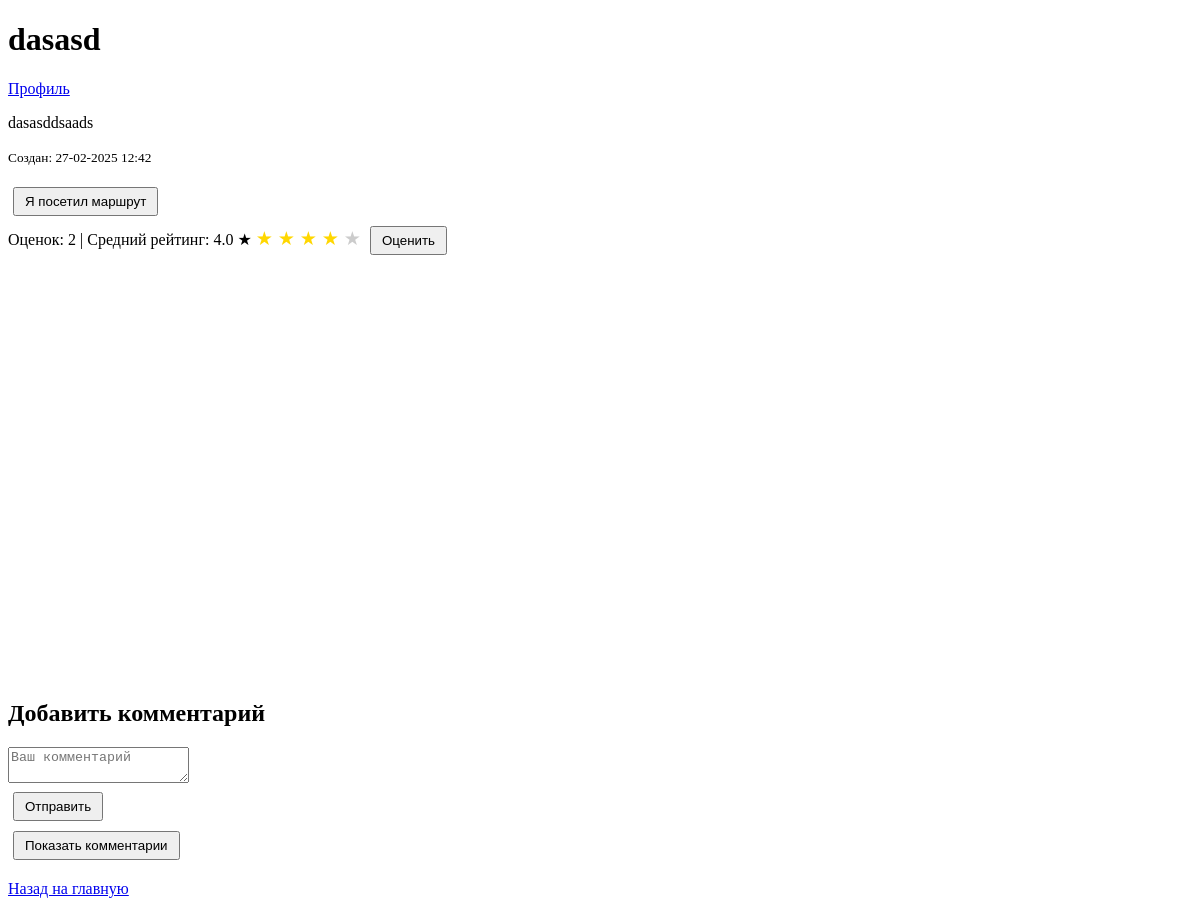
The app's page /route/1 (signed in), older data.
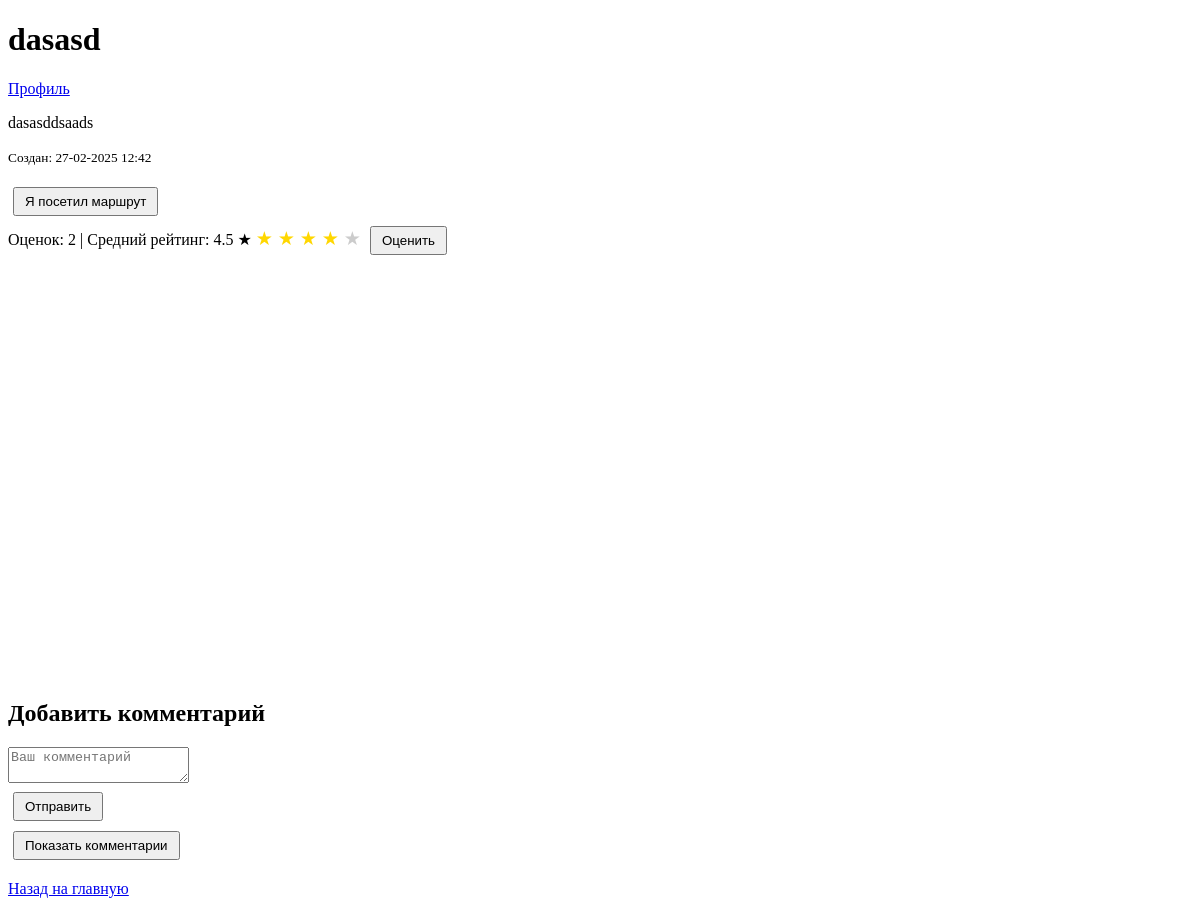
The same page, newer data.
### app.py (models this page shows)
class Rating(db.Model):
    id = db.Column(db.Integer, primary_key=True)
    user_id = db.Column(db.Integer, db.ForeignKey('user.id'))
    route_id = db.Column(db.Integer, db.ForeignKey('route.id'))
    rating = db.Column(db.Integer)

### app.py (the view)
@app.route('/route/<int:route_id>')
def view_route(route_id):
    route = Route.query.get_or_404(route_id)
    user_rating = None
    if current_user.is_authenticated:
        rating_obj = Rating.query.filter_by(user_id=current_user.id, route_id=route.id).first()
        user_rating = rating_obj.rating if rating_obj else None
    return render_template('route_detail.html', route=route, user_rating=user_rating)

### app.py (called while the page is built)
@login_manager.user_loader
def load_user(user_id):
    return User.query.get(int(user_id))

    @property
    def ratings_count(self):
        print(self.ratings)
        return self.ratings.count()

    @property
    def average_rating(self):
        ratings_list = self.ratings.all()
        if ratings_list:
            return round(sum(r.rating for r in ratings_list) / len(ratings_list), 1)
        return 0

### templates/route_detail.html (shortened to what this page needs)
<!DOCTYPE html>
<html lang="ru">
<head>
  <link rel="stylesheet" href="{{ url_for('static', filename='css/styles.css') }}">
</head>
<body>
  <header>
    <h1>{{ route.title }}</h1>
    {% if current_user.is_authenticated %}
      <a href="{{ url_for('user_profile', user_id=current_user.id) }}">Профиль</a>
    {% else %}
      <a href="{{ url_for('login') }}">Войти</a>
    {% endif %}
  </header>
  <section>
    <p>{{ route.description }}</p>
    <p><small>Создан: {{ route.created_at.strftime("%d-%m-%Y %H:%M") }}</small></p>
    {% if current_user.is_authenticated %}
      <form action="{{ url_for('mark_visit', route_id=route.id) }}" method="POST" id="visit-form">
        <button type="submit" class="btn">Я посетил маршрут</button>
      </form>
    {% endif %}
    <div>
      <span>Оценок: {{ route.ratings_count }}</span> |
      <span>Средний рейтинг: {{ route.average_rating }} ★</span>
      {% if current_user.is_authenticated %}
      <form action="{{ url_for('rate_route', route_id=route.id) }}" method="POST" style="display:inline;">
        <div class="star-rating">
          <label for="star5-route-{{ route.id }}">★</label>
          <label for="star4-route-{{ route.id }}">★</label>
          <label for="star3-route-{{ route.id }}">★</label>
          <label for="star2-route-{{ route.id }}">★</label>
          <label for="star1-route-{{ route.id }}">★</label>
        </div>
        <button type="submit" class="btn">Оценить</button>
      </form>
      {% endif %}
    </div>
    <div id="map"></div>
    {% if current_user.is_authenticated %}
      <h2>Добавить комментарий</h2>
      <form action="{{ url_for('add_comment', route_id=route.id) }}" method="POST">
        <div>
          <textarea name="text" placeholder="Ваш комментарий" required></textarea>
        </div>
        <button type="submit" class="btn">Отправить</button>
      </form>
    {% endif %}
    <div id="comments-section">
      <button id="load-comments" class="btn">Показать комментарии</button>
    </div>
    <a href="{{ url_for('index') }}">Назад на главную</a>
  </section>

Row changes from the older to the newer data that the page shows:
changed through a linked row, Rating: average_rating "4.0" → "4.5"
